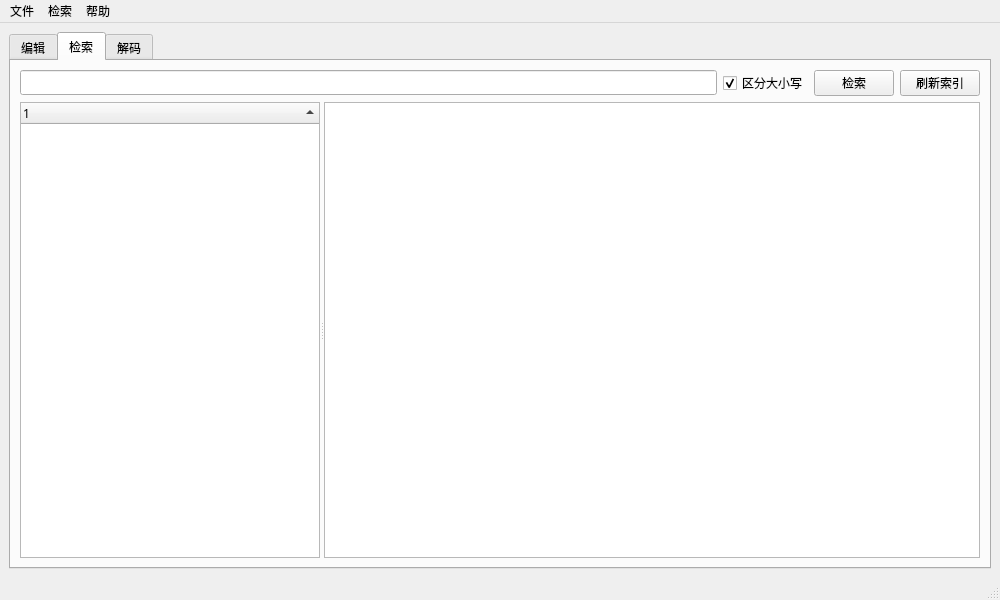
<?xml version="1.0" encoding="UTF-8"?>
<ui version="4.0">
 <class>main_window</class>
 <widget class="QMainWindow" name="main_window">
  <property name="windowModality">
   <enum>Qt::NonModal</enum>
  </property>
  <property name="geometry">
   <rect>
    <x>0</x>
    <y>0</y>
    <width>1000</width>
    <height>600</height>
   </rect>
  </property>
  <property name="font">
   <font>
    <family>微软雅黑</family>
   </font>
  </property>
  <property name="windowTitle">
   <string>面向英文文献的编辑与检索系统</string>
  </property>
  <property name="documentMode">
   <bool>false</bool>
  </property>
  <widget class="QWidget" name="centralwidget">
   <layout class="QGridLayout" name="gridLayout_2">
    <item row="0" column="0">
     <widget class="QTabWidget" name="tabs_container">
      <property name="currentIndex">
       <number>1</number>
      </property>
      <widget class="QWidget" name="tab_edit">
       <attribute name="title">
        <string>编辑</string>
       </attribute>
       <layout class="QGridLayout" name="tab_edit_container">
        <item row="0" column="0">
         <widget class="QSplitter" name="splitter_0">
          <property name="orientation">
           <enum>Qt::Horizontal</enum>
          </property>
          <property name="childrenCollapsible">
           <bool>false</bool>
          </property>
          <widget class="QWidget" name="left_0" native="true">
           <property name="minimumSize">
            <size>
             <width>200</width>
             <height>0</height>
            </size>
           </property>
           <property name="maximumSize">
            <size>
             <width>300</width>
             <height>16777215</height>
            </size>
           </property>
           <layout class="QVBoxLayout" name="left_0_container">
            <item>
             <widget class="QTreeView" name="list_files">
              <property name="sizeAdjustPolicy">
               <enum>QAbstractScrollArea::AdjustToContents</enum>
              </property>
              <property name="editTriggers">
               <set>QAbstractItemView::NoEditTriggers</set>
              </property>
              <property name="rootIsDecorated">
               <bool>false</bool>
              </property>
              <property name="sortingEnabled">
               <bool>true</bool>
              </property>
             </widget>
            </item>
            <item>
             <layout class="QHBoxLayout" name="left_0_0">
              <item>
               <widget class="QPushButton" name="button_add">
                <property name="text">
                 <string>新建</string>
                </property>
                <property name="icon">
                 <iconset>
                  <normalon>:/icon/img/add.png</normalon>
                 </iconset>
                </property>
                <property name="iconSize">
                 <size>
                  <width>24</width>
                  <height>24</height>
                 </size>
                </property>
               </widget>
              </item>
              <item>
               <widget class="QPushButton" name="button_open">
                <property name="text">
                 <string>导入</string>
                </property>
                <property name="icon">
                 <iconset>
                  <normalon>:/icon/img/import.png</normalon>
                 </iconset>
                </property>
                <property name="iconSize">
                 <size>
                  <width>24</width>
                  <height>24</height>
                 </size>
                </property>
               </widget>
              </item>
             </layout>
            </item>
           </layout>
          </widget>
          <widget class="QWidget" name="right_0" native="true">
           <layout class="QVBoxLayout" name="right">
            <item>
             <layout class="QHBoxLayout" name="right_0_0">
              <item>
               <widget class="QPushButton" name="button_save">
                <property name="text">
                 <string>保存</string>
                </property>
                <property name="icon">
                 <iconset>
                  <normalon>:/icon/img/save.png</normalon>
                 </iconset>
                </property>
                <property name="iconSize">
                 <size>
                  <width>24</width>
                  <height>24</height>
                 </size>
                </property>
               </widget>
              </item>
              <item>
               <widget class="QPushButton" name="button_encode">
                <property name="text">
                 <string>编码</string>
                </property>
                <property name="icon">
                 <iconset>
                  <normalon>:/icon/img/encode.png</normalon>
                 </iconset>
                </property>
                <property name="iconSize">
                 <size>
                  <width>24</width>
                  <height>24</height>
                 </size>
                </property>
               </widget>
              </item>
              <item>
               <widget class="QPushButton" name="button_delete">
                <property name="text">
                 <string>删除</string>
                </property>
                <property name="icon">
                 <iconset>
                  <normalon>:/icon/img/delete.png</normalon>
                 </iconset>
                </property>
                <property name="iconSize">
                 <size>
                  <width>24</width>
                  <height>24</height>
                 </size>
                </property>
               </widget>
              </item>
             </layout>
            </item>
            <item>
             <layout class="QHBoxLayout" name="right_0_1">
              <item>
               <widget class="QLineEdit" name="edit_search">
                <property name="sizePolicy">
                 <sizepolicy hsizetype="Expanding" vsizetype="Preferred">
                  <horstretch>0</horstretch>
                  <verstretch>0</verstretch>
                 </sizepolicy>
                </property>
                <property name="dragEnabled">
                 <bool>true</bool>
                </property>
               </widget>
              </item>
              <item>
               <widget class="QToolButton" name="button_search_clear">
                <property name="sizePolicy">
                 <sizepolicy hsizetype="Fixed" vsizetype="Preferred">
                  <horstretch>0</horstretch>
                  <verstretch>0</verstretch>
                 </sizepolicy>
                </property>
                <property name="text">
                 <string/>
                </property>
                <property name="icon">
                 <iconset>
                  <normalon>:/icon/img/clear.png</normalon>
                 </iconset>
                </property>
                <property name="iconSize">
                 <size>
                  <width>24</width>
                  <height>24</height>
                 </size>
                </property>
               </widget>
              </item>
              <item>
               <widget class="QPushButton" name="button_search">
                <property name="text">
                 <string>查找</string>
                </property>
                <property name="icon">
                 <iconset>
                  <normalon>:/icon/img/search.png</normalon>
                 </iconset>
                </property>
                <property name="iconSize">
                 <size>
                  <width>24</width>
                  <height>24</height>
                 </size>
                </property>
               </widget>
              </item>
              <item>
               <widget class="QCheckBox" name="checkbox_match_case">
                <property name="text">
                 <string>区分大小写</string>
                </property>
                <property name="checked">
                 <bool>true</bool>
                </property>
               </widget>
              </item>
              <item>
               <widget class="QCheckBox" name="checkbox_words">
                <property name="text">
                 <string>单词</string>
                </property>
                <property name="checked">
                 <bool>true</bool>
                </property>
               </widget>
              </item>
              <item>
               <widget class="QCheckBox" name="checkbox_regex">
                <property name="text">
                 <string>正则表达式</string>
                </property>
               </widget>
              </item>
             </layout>
            </item>
            <item>
             <layout class="QHBoxLayout" name="right_0_2">
              <item>
               <widget class="QLineEdit" name="edit_replace">
                <property name="sizePolicy">
                 <sizepolicy hsizetype="Expanding" vsizetype="Preferred">
                  <horstretch>0</horstretch>
                  <verstretch>0</verstretch>
                 </sizepolicy>
                </property>
               </widget>
              </item>
              <item>
               <widget class="QPushButton" name="button_replace">
                <property name="text">
                 <string>替换</string>
                </property>
                <property name="icon">
                 <iconset>
                  <normalon>:/icon/img/replace.png</normalon>
                 </iconset>
                </property>
                <property name="iconSize">
                 <size>
                  <width>24</width>
                  <height>24</height>
                 </size>
                </property>
               </widget>
              </item>
              <item>
               <widget class="QPushButton" name="button_replace_all">
                <property name="text">
                 <string>替换所有</string>
                </property>
                <property name="icon">
                 <iconset>
                  <normalon>:/icon/img/replace_all.png</normalon>
                 </iconset>
                </property>
                <property name="iconSize">
                 <size>
                  <width>24</width>
                  <height>24</height>
                 </size>
                </property>
               </widget>
              </item>
             </layout>
            </item>
            <item>
             <widget class="QTextEdit" name="edit_text"/>
            </item>
           </layout>
          </widget>
         </widget>
        </item>
       </layout>
      </widget>
      <widget class="QWidget" name="tab_index">
       <attribute name="title">
        <string>检索</string>
       </attribute>
       <layout class="QGridLayout" name="tab_index_container">
        <item row="0" column="0">
         <layout class="QVBoxLayout" name="container_0">
          <item>
           <layout class="QHBoxLayout" name="top_0">
            <item>
             <widget class="QLineEdit" name="edit_index"/>
            </item>
            <item>
             <widget class="QCheckBox" name="checkbox_match_case_index">
              <property name="text">
               <string>区分大小写</string>
              </property>
              <property name="checked">
               <bool>true</bool>
              </property>
             </widget>
            </item>
            <item>
             <widget class="QPushButton" name="button_index">
              <property name="text">
               <string>检索</string>
              </property>
             </widget>
            </item>
            <item>
             <widget class="QPushButton" name="button_refresh_index">
              <property name="text">
               <string>刷新索引</string>
              </property>
             </widget>
            </item>
           </layout>
          </item>
          <item>
           <widget class="QSplitter" name="bottom_0">
            <property name="orientation">
             <enum>Qt::Horizontal</enum>
            </property>
            <property name="childrenCollapsible">
             <bool>false</bool>
            </property>
            <widget class="QTreeWidget" name="list_results">
             <property name="minimumSize">
              <size>
               <width>200</width>
               <height>0</height>
              </size>
             </property>
             <property name="maximumSize">
              <size>
               <width>300</width>
               <height>16777215</height>
              </size>
             </property>
             <property name="rootIsDecorated">
              <bool>false</bool>
             </property>
             <property name="sortingEnabled">
              <bool>true</bool>
             </property>
             <column>
              <property name="text">
               <string notr="true">1</string>
              </property>
             </column>
            </widget>
            <widget class="QTextBrowser" name="browse_text">
             <property name="maximumSize">
              <size>
               <width>16777215</width>
               <height>16777215</height>
              </size>
             </property>
            </widget>
           </widget>
          </item>
         </layout>
        </item>
       </layout>
      </widget>
      <widget class="QWidget" name="tab_decode">
       <attribute name="title">
        <string>解码</string>
       </attribute>
       <layout class="QGridLayout" name="tab_decode_container">
        <item row="0" column="0">
         <widget class="QSplitter" name="splitter_1">
          <property name="orientation">
           <enum>Qt::Horizontal</enum>
          </property>
          <property name="childrenCollapsible">
           <bool>false</bool>
          </property>
          <widget class="QTreeView" name="list_encoded">
           <property name="minimumSize">
            <size>
             <width>200</width>
             <height>0</height>
            </size>
           </property>
           <property name="maximumSize">
            <size>
             <width>300</width>
             <height>16777215</height>
            </size>
           </property>
           <property name="rootIsDecorated">
            <bool>false</bool>
           </property>
           <property name="sortingEnabled">
            <bool>true</bool>
           </property>
          </widget>
          <widget class="QSplitter" name="splitter_2">
           <property name="orientation">
            <enum>Qt::Horizontal</enum>
           </property>
           <property name="childrenCollapsible">
            <bool>false</bool>
           </property>
           <widget class="QTextBrowser" name="browse_encoded"/>
           <widget class="QSplitter" name="splitter_3">
            <property name="orientation">
             <enum>Qt::Vertical</enum>
            </property>
            <property name="childrenCollapsible">
             <bool>false</bool>
            </property>
            <widget class="QTableWidget" name="code_table">
             <property name="minimumSize">
              <size>
               <width>0</width>
               <height>80</height>
              </size>
             </property>
             <property name="sizeAdjustPolicy">
              <enum>QAbstractScrollArea::AdjustToContents</enum>
             </property>
             <property name="editTriggers">
              <set>QAbstractItemView::NoEditTriggers</set>
             </property>
             <property name="selectionMode">
              <enum>QAbstractItemView::SingleSelection</enum>
             </property>
             <property name="selectionBehavior">
              <enum>QAbstractItemView::SelectColumns</enum>
             </property>
             <attribute name="horizontalHeaderVisible">
              <bool>false</bool>
             </attribute>
             <attribute name="verticalHeaderVisible">
              <bool>false</bool>
             </attribute>
            </widget>
            <widget class="QTextBrowser" name="browse_decoded"/>
           </widget>
          </widget>
         </widget>
        </item>
       </layout>
      </widget>
     </widget>
    </item>
   </layout>
  </widget>
  <widget class="QMenuBar" name="menubar">
   <property name="geometry">
    <rect>
     <x>0</x>
     <y>0</y>
     <width>1000</width>
     <height>23</height>
    </rect>
   </property>
   <widget class="QMenu" name="menu">
    <property name="title">
     <string>检索</string>
    </property>
    <addaction name="action_freq"/>
   </widget>
   <widget class="QMenu" name="menu_2">
    <property name="title">
     <string>帮助</string>
    </property>
    <addaction name="action_about"/>
   </widget>
   <widget class="QMenu" name="menu_3">
    <property name="title">
     <string>文件</string>
    </property>
    <addaction name="action_exit"/>
   </widget>
   <addaction name="menu_3"/>
   <addaction name="menu"/>
   <addaction name="menu_2"/>
  </widget>
  <widget class="QStatusBar" name="statusbar"/>
  <action name="action_freq">
   <property name="text">
    <string>词汇出现频率</string>
   </property>
  </action>
  <action name="action_about">
   <property name="text">
    <string>关于</string>
   </property>
  </action>
  <action name="action_exit">
   <property name="text">
    <string>退出</string>
   </property>
  </action>
 </widget>
 <resources>
  <include location="res.qrc"/>
 </resources>
 <connections/>
</ui>
